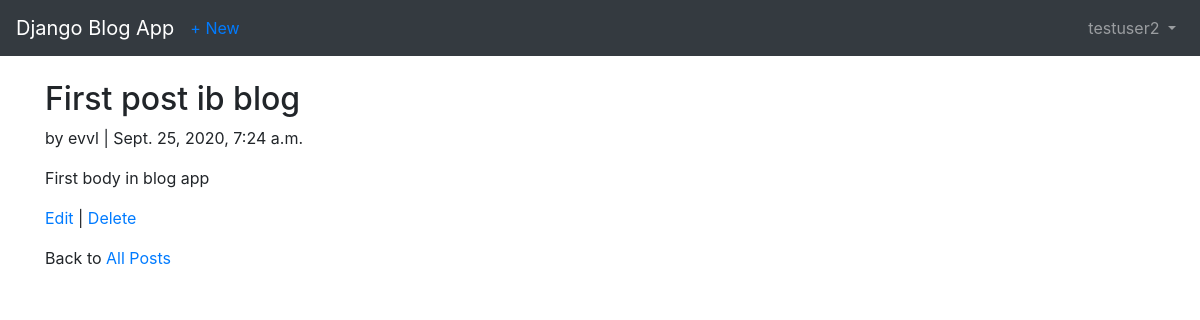
The app's page /posts/1/ (signed in) with its own data.
### users/models.py (models this page shows)
class CustomUser(AbstractUser):
    age = models.PositiveIntegerField(null=True, blank=True)

### posts/models.py (models this page shows, shortened)
class Post(models.Model):
    title = models.CharField(max_length=256)
    body = models.TextField()
    date = models.DateTimeField(auto_now_add=True)
    author = models.ForeignKey(
        get_user_model(), #'users.NewCustomUser'
        on_delete=models.CASCADE,
    )

### posts/views.py (the view)
# urls.py: path('<int:pk>/', PostDetailView.as_view(), name='post_detail'),
class PostDetailView(LoginRequiredMixin,DetailView):
    model = Post
    template_name = 'post_detail.html'
    context_object_name = 'post'
    login_url = 'login'

### templates/post_detail.html
{% extends 'base.html' %}
{% block content %}
    <div class="article-entry">
        <h2>{{post.title}}</h2>
            <p>by {{post.author}} | {{post.date}}</p>
            <p>{{post.body}}</p>
    </div>
    <p>
        <a href="{% url 'post_edit' post.pk %}">Edit</a>
        |
        <a href="{% url 'post_delete' post.pk%}">Delete</a>
    </p>
    <p>
        Back to <a href="{% url 'post_list' %}">All Posts</a>
    </p>
{% endblock content %}

### templates/base.html (shortened to what this page needs)
<!doctype html>
<html lang="en">
<head>
<link rel="stylesheet"
href="https://stackpath.bootstrapcdn.com/bootstrap/4.1.3/css/\
bootstrap.min.css"
integrity="sha384-MCw98/SFnGE8fJT3GXwEOngsV7Zt27NXFoaoApmYm81i\
uXoPkFOJwJ8ERdknLPMO"
crossorigin="anonymous">
</head>
<body>
<nav class="navbar navbar-expand-md navbar-dark bg-dark mb-4">
  <a class="navbar-brand" href="{% url 'home' %}">Django Blog App</a>
    {% if user.is_authenticated %}
      <ul class="navbar-nav mr-auto">
        <li class="nav-item">
          <a href="{% url 'post_new' %}">
            + New
          </a>
        </li>
      </ul>
    {% endif %}
<div class="collapse navbar-collapse" id="navbarCollapse">
{% if user.is_authenticated %}
<ul class="navbar-nav ml-auto">
<li class="nav-item">
<a class="nav-link dropdown-toggle" href="#" id="userMenu"
data-toggle="dropdown" aria-haspopup="true"
aria-expanded="false">
{{ user.username }}
</a>
</li>
</ul>
{% endif %}
</div>
</nav>
<div class="container">
{% block content %}
{% endblock content %}
</div>
</body>
</html>

### records on screen
CustomUser: username "testuser2"
Post: title "First post ib blog", author "evvl", date "Sept. 25, 2020, 7:24 a.m.", body "First body in blog app"
